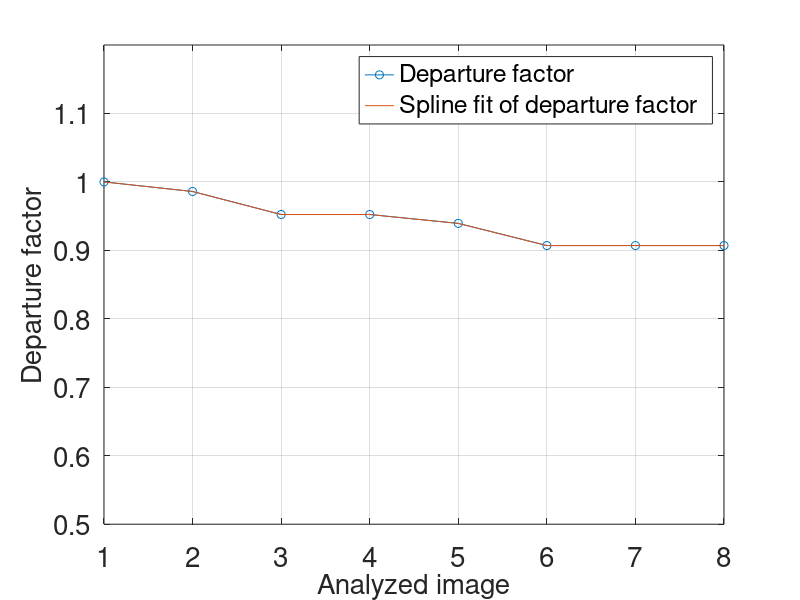
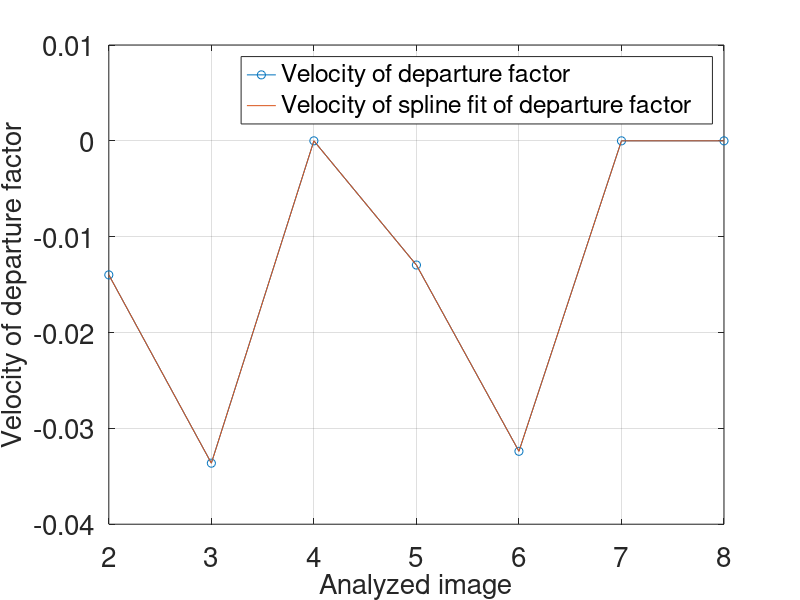
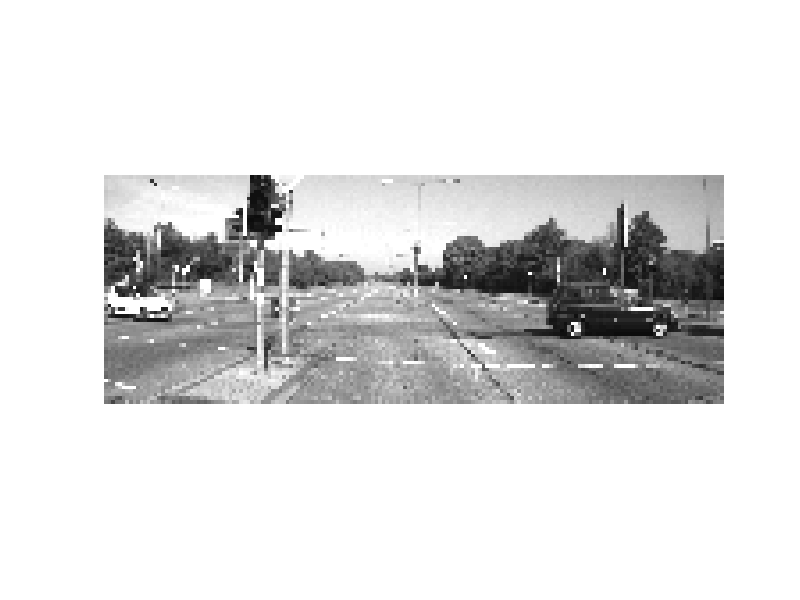

Write MATLAB code to recreate these figures, in order. (Note: this script raises an error after producing the figures.)
%
function h=plot_TesteDarpa2()
	DATA=load('data_TEsteDarpa2.dat');

    ppy = splinefit (DATA.vc,DATA.vd, 10);
    YY = ppval (ppy, DATA.vc);
	graph = plot(DATA.vc,DATA.vd,'-o',DATA.vc,YY,'-');
	grid;
	hx=xlabel('Analyzed image');
	hy=ylabel('Departure factor');
    legend('Departure factor','Spline fit of departure factor')
	ylim([0.5 1.2]);

	FONTSIZE=20;
	hf = gcf();%% current figure
	ha = gca();%% current axis object. 
	set(ha,'fontsize',FONTSIZE);%% cambia solamente los ejes
	%set(ht,'fontsize',FONTSIZE);%% cambia solamente el titulo
	set(hx,'fontsize',FONTSIZE);%% cambia solamente el texto de x
	set(hy,'fontsize',FONTSIZE);%% cambia solamente el texto de y
	print (hf ,'graph.eps','-deps','-tight',['-F:',int2str(FONTSIZE)]);

    x=DATA.vc(2:length(DATA.vc));
    dy=diff(DATA.vd);
    dyy=diff(YY);

    MEANdy=mean(dy)
    MEANdyy=mean(dyy)
	graph = plot(x,dy,'-o',x,dyy,'-');
	grid;
	hx=xlabel('Analyzed image');
	hy=ylabel('Velocity of departure factor');
    legend('Velocity of departure factor','Velocity of spline fit of departure factor')
	%ylim([0.5 1.2]);

	FONTSIZE=20;
	hf = gcf();%% current figure
	ha = gca();%% current axis object. 
	set(ha,'fontsize',FONTSIZE);%% cambia solamente los ejes
	%set(ht,'fontsize',FONTSIZE);%% cambia solamente el titulo
	set(hx,'fontsize',FONTSIZE);%% cambia solamente el texto de x
	set(hy,'fontsize',FONTSIZE);%% cambia solamente el texto de y
	print (hf ,'graphv.eps','-deps','-tight',['-F:',int2str(FONTSIZE)]);



	figure;
	imshow(DATA.img2)
	hold on
	plot_vector(DATA);

	hold off
	print (gcf ,'graph2.eps','-depsc','-tight');
	h=0;
end

function h=plot_vector(DATA) 

	N=length(DATA.P);

	lin0=DATA.P{1}(1,1);
	col0=DATA.P{1}(1,2);
	delta_lin=DATA.P{N}(1,1)-DATA.P{1}(1,1);
	delta_col=DATA.P{N}(1,2)-DATA.P{1}(1,2);

	for II=1:N
		scatter(DATA.P{II}(1,2),DATA.P{II}(1,1));
	end

	rectangle('Position',[DATA.P{1}(2),DATA.P{1}(1), DATA.WSIZEC0, DATA.WSIZEL0], 'LineWidth',3, 'EdgeColor','r');
	rectangle('Position',[DATA.P{N}(2),DATA.P{N}(1), DATA.WSIZECF, DATA.WSIZELF], 'LineWidth',3, 'EdgeColor','r');
  
	quiver(col0, lin0,delta_col , delta_lin,'k','maxheadsize',0.1,'linewidth',5,'AutoScale','off','color','blue') %Plot of pcc test
    
end
